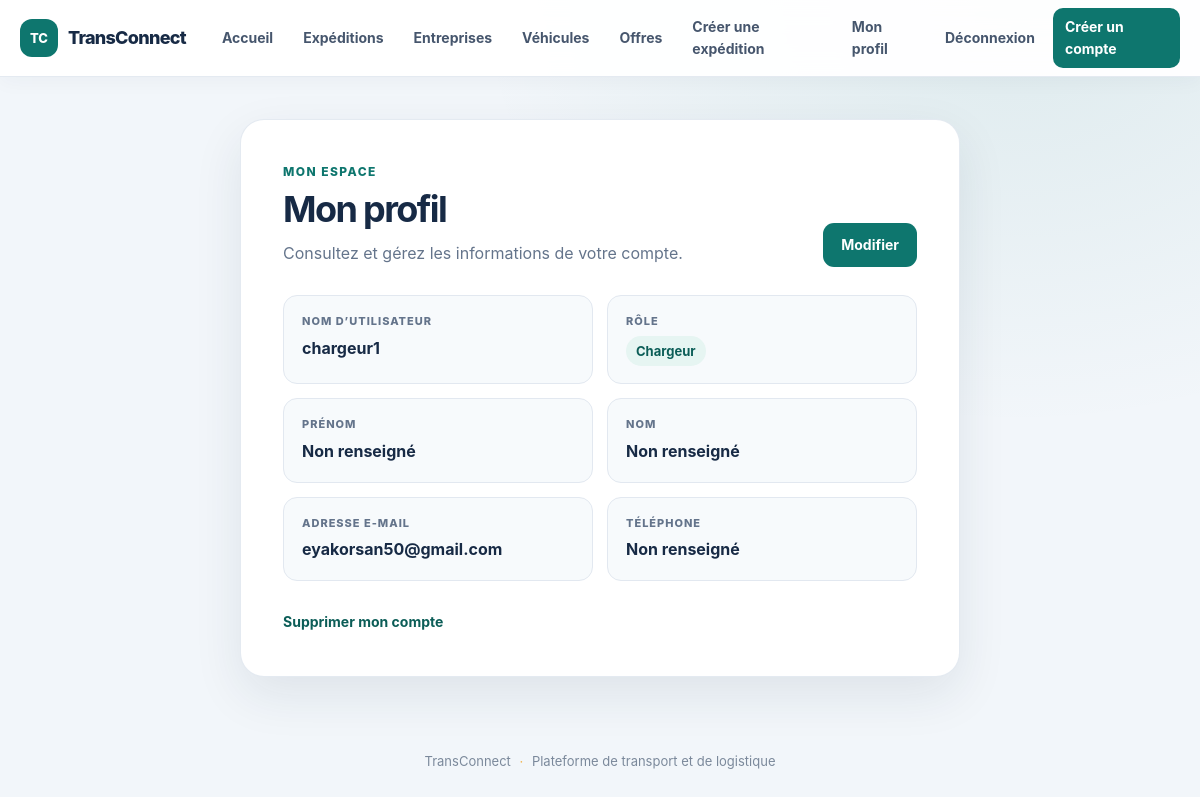
The app's page /profile/ (signed in) with its own data.
### EntrepriseApp/models.py (models this page shows, shortened)
class utilisateur(AbstractUser):
    user_id = models.CharField(primary_key=True, max_length=8, unique=True)
    email = models.EmailField(unique=True)
    telephone = models.CharField(max_length=15, blank=True, null=True)
    role = models.CharField(max_length=20,
    choices=[('admin', 'Admin'),
    ('C', 'Chargeur'),
    ('T', 'Transporteur'),
    ], default='C')
    created_at = models.DateTimeField(auto_now_add=True)
    updated_at = models.DateTimeField(auto_now=True)

### EntrepriseApp/views.py (the view)
# urls.py: path('profile/', profile, name='profile'),
@login_required
def profile(request):
    return render(request, 'profile/details.html', {'profile_user': request.user})

### EntrepriseApp/templates/profile/details.html (shortened to what this page needs)
{% extends "base.html" %}
{% block content %}
<section class="page-card page-card--narrow">
    <header class="page-heading">
        <div>
            <p class="eyebrow">Mon espace</p>
            <h1>Mon profil</h1>
            <p class="page-intro">Consultez et gérez les informations de votre compte.</p>
        </div>
        <a class="button" href="{% url 'profile-edit' %}">Modifier</a>
    </header>
    <dl class="detail-grid">
        <div class="detail-item">
            <dt class="detail-label">Nom d’utilisateur</dt>
            <dd class="detail-value">{{ profile_user.username }}</dd>
        </div>
        <div class="detail-item">
            <dt class="detail-label">Rôle</dt>
            <dd class="detail-value"><span class="status-pill">{{ profile_user.get_role_display }}</span></dd>
        </div>
        <div class="detail-item">
            <dt class="detail-label">Prénom</dt>
            <dd class="detail-value">{{ profile_user.first_name|default:"Non renseigné" }}</dd>
        </div>
        <div class="detail-item">
            <dt class="detail-label">Nom</dt>
            <dd class="detail-value">{{ profile_user.last_name|default:"Non renseigné" }}</dd>
        </div>
        <div class="detail-item">
            <dt class="detail-label">Adresse e-mail</dt>
            <dd class="detail-value">{{ profile_user.email }}</dd>
        </div>
        <div class="detail-item">
            <dt class="detail-label">Téléphone</dt>
            <dd class="detail-value">{{ profile_user.telephone|default:"Non renseigné" }}</dd>
        </div>
    </dl>
    <a class="text-link" href="{% url 'profile-delete' %}">Supprimer mon compte</a>
</section>
{% endblock %}

### EntrepriseApp/static/EntrepriseApp/css/site.css (style rules this page uses)
:root { color-scheme: light; --ink: #172a45; --muted: #64748b; --brand: #0e766e; --brand-dark: #0b5d57; --brand-soft: #e6f5f2; --accent: #f0b44d; --surface: #ffffff; --surface-soft: #f7fafc; --line: #e2e8f0; --danger: #b42332; --shadow: 0 18px 50px rgba(23, 42, 69, 0.09); }
* { box-sizing: border-box; }
body.app-body { min-width: 320px; min-height: 100vh; margin: 0; background: radial-gradient(ellipse at 85% 0, rgba(14, 118, 110, 0.09), transparent 34rem), #f2f6fa; color: var(--ink); font-family: Inter, "Segoe UI", Arial, sans-serif; line-height: 1.6; }
.page-card { padding: clamp(24px, 4vw, 42px); border: 1px solid rgba(226, 232, 240, 0.9); border-radius: 24px; background: var(--surface); box-shadow: var(--shadow); }
.page-card--narrow { width: min(720px, 100%); margin: 0 auto; }
.page-heading { display: flex; align-items: flex-end; justify-content: space-between; gap: 24px; margin-bottom: 28px; }
.eyebrow { margin: 0 0 7px; color: var(--brand); font-size: 12px; font-weight: 800; letter-spacing: 0.12em; text-transform: uppercase; }
h1, h2, h3 { color: var(--ink); line-height: 1.2; }
h1 { margin: 0; font-size: clamp(27px, 4vw, 36px); letter-spacing: -0.045em; }
.page-intro { max-width: 640px; margin: 10px 0 0; color: var(--muted); }
.button, .button-secondary, .button-danger { display: inline-flex; min-height: 44px; align-items: center; justify-content: center; gap: 8px; padding: 10px 17px; border: 1px solid transparent; border-radius: 11px; font: inherit; font-size: 14px; font-weight: 750; text-align: center; text-decoration: none; cursor: pointer; transition: background 0.18s ease, border-color 0.18s ease, transform 0.18s ease; }
.button { background: var(--brand); color: #fff; }
.text-link { color: var(--brand-dark); font-size: 14px; font-weight: 700; text-decoration: none; }
.detail-grid { display: grid; grid-template-columns: repeat(2, minmax(0, 1fr)); gap: 14px; margin: 28px 0; }
.detail-item { min-width: 0; padding: 17px 18px; border: 1px solid var(--line); border-radius: 14px; background: var(--surface-soft); }
.detail-label { display: block; margin-bottom: 5px; color: var(--muted); font-size: 11px; font-weight: 800; letter-spacing: 0.09em; text-transform: uppercase; }
.detail-value { margin: 0; overflow-wrap: anywhere; font-weight: 650; }
.status-pill { display: inline-flex; align-items: center; padding: 5px 10px; border-radius: 999px; background: var(--brand-soft); color: var(--brand-dark); font-size: 13px; font-weight: 750; }

### records on screen
utilisateur: username "chargeur1", role "Chargeur", first_name "Non renseigné", last_name "Non renseigné", email "eyakorsan50@gmail.com", telephone "Non renseigné"
